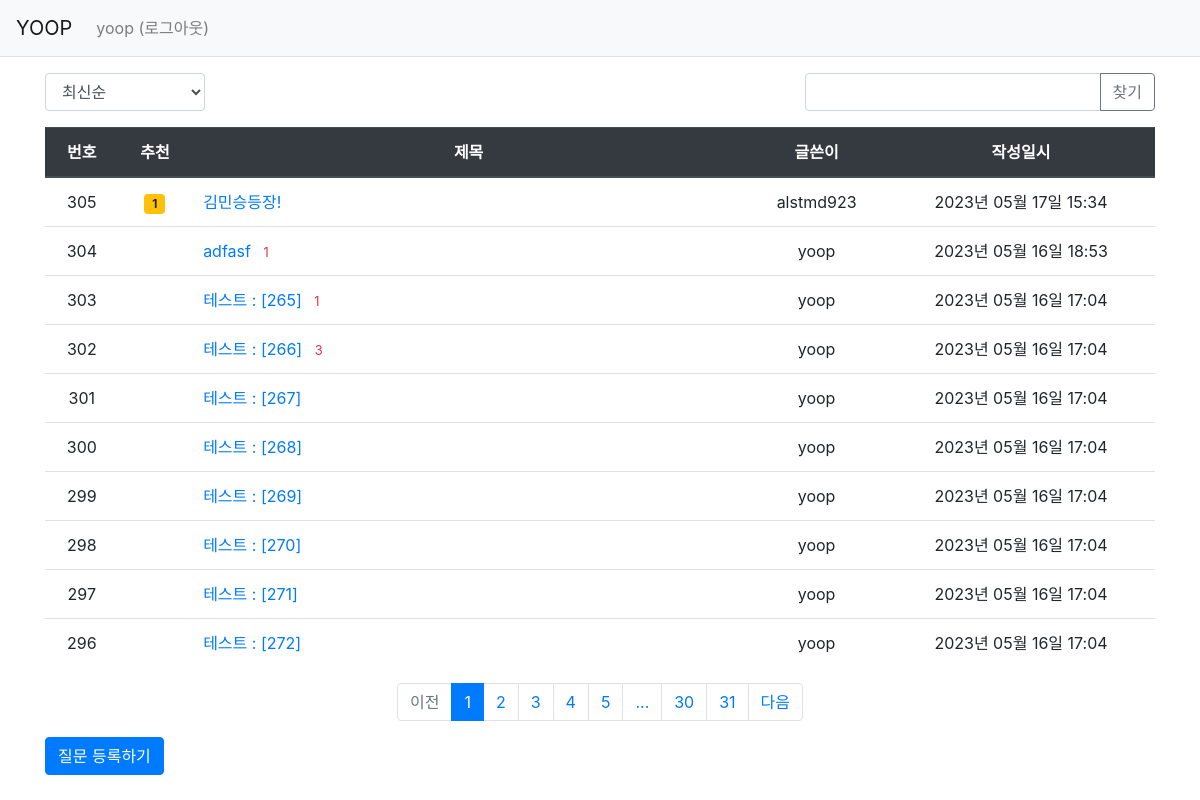
/question/list/ (signed in), run on the app's committed database.
### pybo/models.py (models this page shows)
class User(db.Model):
    id = db.Column(db.Integer, primary_key=True)
    username = db.Column(db.String(150), unique=True, nullable=False)
    password = db.Column(db.String(200), nullable=False)
    email = db.Column(db.String(120), unique=True, nullable=False)

class Question(db.Model):
    id = db.Column(db.Integer, primary_key=True)
    subject = db.Column(db.String(200), nullable=False)
    content = db.Column(db.Text(), nullable=False)
    create_date = db.Column(db.DateTime(), nullable=False)
    user_id = db.Column(db.Integer, db.ForeignKey('user.id', ondelete='CASCADE'), nullable=False)
    user = db.relationship('User', backref=db.backref('question_set'))
    modify_date = db.Column(db.DateTime(), nullable=True)
    voter = db.relationship('User', secondary=question_voter, backref=db.backref('question_voter_set'))

### pybo/views/question_views.py (the view, shortened to what this page needs)
@bp.route('/list/')
def _list():
    page = request.args.get('page', type=int, default=1)
    kw = request.args.get('kw', type=str, default='')
    so = request.args.get('so', type=str, default='recent')
    if so == 'recommend':
        sub_query = db.session.query(question_voter.c.question_id, func.count('*').label('num_voter')) \
            .group_by(question_voter.c.question_id).subquery()
        question_list = Question.query \
            .outerjoin(sub_query, Question.id == sub_query.c.question_id) \
            .order_by(sub_query.c.num_voter.desc(), Question.create_date.desc())
    elif so == 'popular':
        sub_query = db.session.query(Answer.question_id, func.count('*').label('num_answer')) \
            .group_by(Answer.question_id).subquery()
        question_list = Question.query \
            .outerjoin(sub_query, Question.id == sub_query.c.question_id) \
            .order_by(sub_query.c.num_answer.desc(), Question.create_date.desc())
    else:  # recent
        question_list = Question.query.order_by(Question.create_date.desc())
    question_list = question_list.paginate(page, per_page=10)
    return render_template('question/question_list.html', question_list=question_list, page=page, kw=kw, so=so)

### pybo/filter.py (called while the page is built)
def format_datetime(value, fmt='%Y년 %m월 %d일 %H:%M'):
    return value.strftime(fmt)

### pybo/views/auth_views.py (called while the page is built)
@bp.before_app_request
def load_logged_in_user():
    user_id = session.get('user_id')
    if user_id is None:
        g.user = None
    else:
        g.user = User.query.get(user_id)

### pybo/templates/question/question_list.html (shortened to what this page needs)
{% extends 'base.html' %}
{% block content %}
<div class="container my-3">
    <div class="row justify-content-between my-3">
        <div class="col-2">
            <select class="form-control so">
                <option value="recent" {% if so=='recent' %}selected{% endif %}>최신순</option>
            </select>
        </div>
        <div class="col-4 input-group">
            <input type="text" class="form-control kw" value="{{ kw or '' }}">
            <div class="input-group-append">
                <button class="btn btn-outline-secondary" type="button" id="btn_search">찾기</button>
            </div>
        </div>
    </div>
    <table class="table">
        <thead>
        <tr class="text-center thead-dark">
            <th>번호</th>
            <th>추천</th>
            <th style="width:50%">제목</th>
            <th>글쓴이</th>
            <th>작성일시</th>
        </tr>
        </thead>
        <tbody>
        {% if question_list %}
        {% for question in question_list.items %}
        <tr class="text-center">
            <td>{{ question_list.total - ((question_list.page-1) * question_list.per_page) - loop.index0 }}</td>
            <td>
                {% if question.voter|length > 0 %}
                <span class="badge badge-warning px-2 py-1">{{ question.voter|length }}</span>
                {% endif %}
            </td>
            <td class="text-left">
                <a href="{{ url_for('question.detail', question_id=question.id) }}">{{ question.subject }}</a>
                {% if question.answer_set|length > 0 %}
                <span class="text-danger small ml-2">{{ question.answer_set|length }}</span>
                {% endif %}
            </td>
            <td>{{ question.user.username }}</td>
            <td>{{ question.create_date|datetime }}</td>
        </tr>
        {% endfor %}
        {% else %}
        <tr>
            <td colspan="3">질문이 없습니다.</td>
        </tr>
        {% endif %}
        </tbody>
    </table>
    <ul class="pagination justify-content-center">
        {% if question_list.has_prev %}
        <li class="page-item">
            <a class="page-link" data-page="{{ question_list.prev_num }}" href="#">이전</a>
        </li>
        {% else %}
        <li class="page-item disabled">
            <a class="page-link" tabindex="-1" aria-disabled="true" href="#">이전</a>
        </li>
        {% endif %}
        {% for page_num in question_list.iter_pages() %}
            {% if page_num %}
                {% if page_num != question_list.page %}
                <li class="page-item">
                    <a class="page-link" data-page="{{ page_num }}" href="#">{{ page_num }}</a>
                </li>
                {% else %}
                <li class="page-item active" aria-current="page">
                    <a class="page-link" href="#">{{ page_num }}</a>
                </li>
                {% endif %}
           {% else %}
                <li class="disabled">
                    <a class="page-link" href="#">...</a>
                </li>
           {% endif %}
        {% endfor %}
        {% if question_list.has_next %}
        <li class="page-item">
            <a class="page-link" data-page="{{ question_list.next_num }}" href="#">다음</a>
        </li>
        {% else %}
        <li class="page-item disabled">
            <a class="page-link" tabindex="-1" aria-disabled="true" href="#">다음</a>
        </li>
        {% endif %}
    </ul>
    <a href="{{ url_for('question.create') }}" class="btn btn-primary">질문 등록하기</a>
</div>
{% endblock %}

### pybo/templates/navbar.html (shortened to what this page needs)
<nav class="navbar navbar-expand-lg navbar-light bg-light border-bottom">
    <a class="navbar-brand" href="{{ url_for('main.index') }}">YOOP</a>
    <div class="collapse navbar-collapse flex-grow-0" id="navbarNav">
        {% if g.user %}
        <ul class="navbar-nav">
            <li class="nav-item ">
                <a class="nav-link" href="{{ url_for('auth.logout') }}">{{ g.user.username }} (로그아웃)</a>
            </li>
        </ul>
        {% endif %}
    </div>
</nav>

### data on the page
User: user.username "yoop"
Question: total "305", voter|length "1", subject "김민승등장!", user.username "alstmd923", create_date "2023년 05월 17일 15:34"
Question: total "304", subject "adfasf", answer_set|length "1", user.username "yoop", create_date "2023년 05월 16일 18:53"
Question: total "303", subject "테스트 : [265]", answer_set|length "1", user.username "yoop", create_date "2023년 05월 16일 17:04"
Question: total "302", subject "테스트 : [266]", answer_set|length "3", user.username "yoop", create_date "2023년 05월 16일 17:04"
Question: total "301", subject "테스트 : [267]", user.username "yoop", create_date "2023년 05월 16일 17:04"
Question: total "300", subject "테스트 : [268]", user.username "yoop", create_date "2023년 05월 16일 17:04"
Question: total "299", subject "테스트 : [269]", user.username "yoop", create_date "2023년 05월 16일 17:04"
Question: total "298", subject "테스트 : [270]", user.username "yoop", create_date "2023년 05월 16일 17:04"
Question: total "297", subject "테스트 : [271]", user.username "yoop", create_date "2023년 05월 16일 17:04"
Question: total "296", subject "테스트 : [272]", user.username "yoop", create_date "2023년 05월 16일 17:04"

### other printed values
{{ page_num }} "1"
{{ page_num }} "2" "3" "4" "5" "30" "31"
